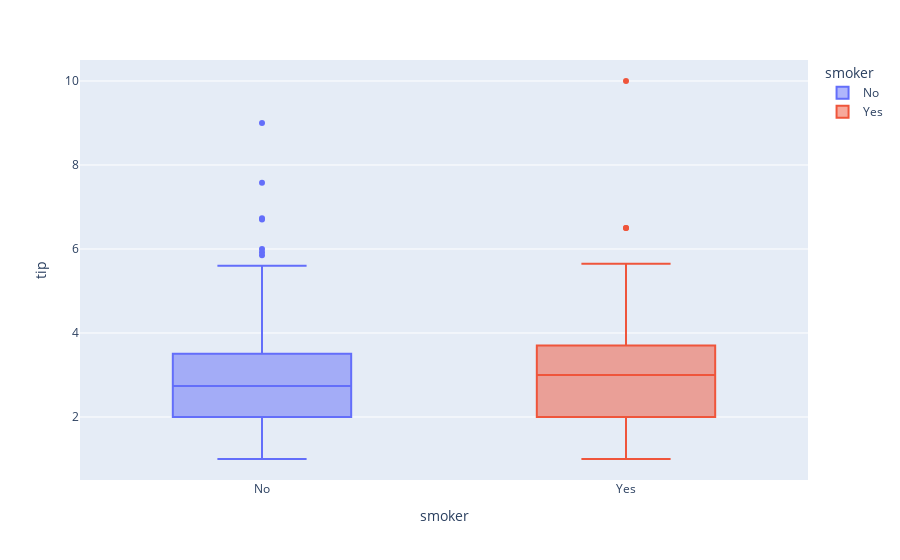

The cell this chart's notebook holds for it:
### Code cell
fig = px.box(df, x= "smoker", color = "smoker", y = 'tip')
fig.show()

### Figure 1 — Plotly figure (JSON) as saved in the notebook; plotly's stock layout.template omitted (floating-point values rounded to 4 significant figures; data arrays with more than 128 entries replaced by an {"elided": "..."} marker saying what was removed)
{"data": [{"alignmentgroup": "True", "hovertemplate": "smoker=%{x}<br>tip=%{y}<extra></extra>", "legendgroup": "No", "marker": {"color": "#636efa"}, "name": "No", "notched": false, "offsetgroup": "No", "orientation": "v", "showlegend": true, "type": "box", "x": {"elided": "151 str values"}, "x0": " ", "xaxis": "x", "y": {"elided": "151 float values"}, "y0": " ", "yaxis": "y"}, {"alignmentgroup": "True", "hovertemplate": "smoker=%{x}<br>tip=%{y}<extra></extra>", "legendgroup": "Yes", "marker": {"color": "#EF553B"}, "name": "Yes", "notched": false, "offsetgroup": "Yes", "orientation": "v", "showlegend": true, "type": "box", "x": ["Yes", "Yes", "Yes", "Yes", "Yes", "Yes", "Yes", "Yes", "Yes", "Yes", "Yes", "Yes", "Yes", "Yes", "Yes", "Yes", "Yes", "Yes", "Yes", "Yes", "Yes", "Yes", "Yes", "Yes", "Yes", "Yes", "Yes", "Yes", "Yes", "Yes", "Yes", "Yes", "Yes", "Yes", "Yes", "Yes", "Yes", "Yes", "Yes", "Yes", "Yes", "Yes", "Yes", "Yes", "Yes", "Yes", "Yes", "Yes", "Yes", "Yes", "Yes", "Yes", "Yes", "Yes", "Yes", "Yes", "Yes", "Yes", "Yes", "Yes", "Yes", "Yes", "Yes", "Yes", "Yes", "Yes", "Yes", "Yes", "Yes", "Yes", "Yes", "Yes", "Yes", "Yes", "Yes", "Yes", "Yes", "Yes", "Yes", "Yes", "Yes", "Yes", "Yes", "Yes", "Yes", "Yes", "Yes", "Yes", "Yes", "Yes", "Yes", "Yes", "Yes"], "x0": " ", "xaxis": "x", "y": [3, 1.76, 3.21, 2, 1.98, 3.76, 1, 2.09, 3.14, 5, 3.08, 3, 5, 3, 1, 4.3, 4.73, 4, 1.5, 3, 2.5, 3, 2.5, 3.48, 1.64, 4.06, 4.29, 4, 2, 3, 1.61, 2, 10, 3.16, 5.15, 3.18, 4, 3.11, 2, 2, 4, 3.55, 3.68, 5.65, 3.5, 6.5, 3, 3.5, 2, 3.5, 4, 1.5, 4.19, 2.56, 2.02, 4, 2, 5, 2, 2, 4, 2.01, 2, 2.5, 4, 3.23, 3.41, 3, 2.03, 2.23, 2, 5.16, 2.5, 6.5, 1.1, 3, 1.5, 1.44, 3.09, 2.2, 3.48, 1.92, 1.58, 2.5, 2, 2.88, 2, 3, 3, 1, 1.17, 2, 2], "y0": " ", "yaxis": "y"}], "layout": {"boxmode": "overlay", "legend": {"title": {"text": "smoker"}, "tracegroupgap": 0}, "margin": {"t": 60}, "xaxis": {"anchor": "y", "categoryarray": ["No", "Yes"], "categoryorder": "array", "domain": [0, 1], "title": {"text": "smoker"}}, "yaxis": {"anchor": "x", "domain": [0, 1], "title": {"text": "tip"}}}}
